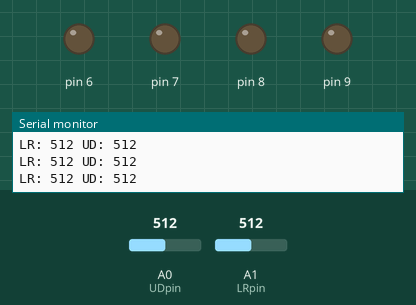
Recording of a sketch running on a simulated Arduino Uno, built with avr-gcc and run on an emulated ATmega328P. Shown: output pins drawn as LEDs (lit = HIGH), the last lines printed to the serial monitor. The inputs (shaded band) are chosen by the test bench; at power-on: A0 (UDpin) = 512, A1 (LRpin) = 512.

Above: at 1.2 s.
1.3 s: A0 (UDpin) set to 643
4.3 s: A0 (UDpin) set to 664
At 4.8 s:
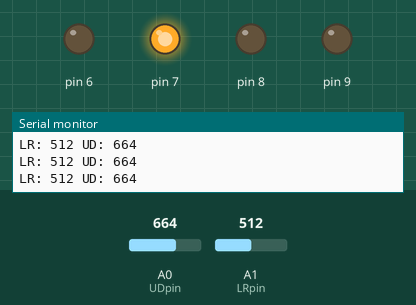
5.8 s: A1 (LRpin) set to 644
7.3 s: A1 (LRpin) set to 669
At 8.5 s:
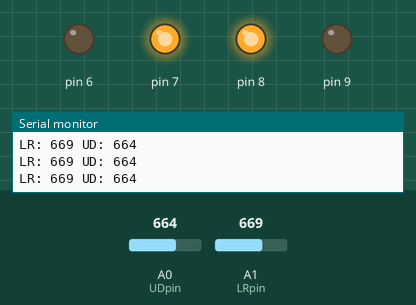
8.8 s: A1 (LRpin) set to 0
At 9.7 s:
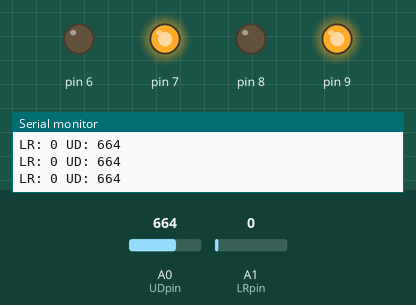
10.3 s: A0 (UDpin) set to 0
At 10.7 s:
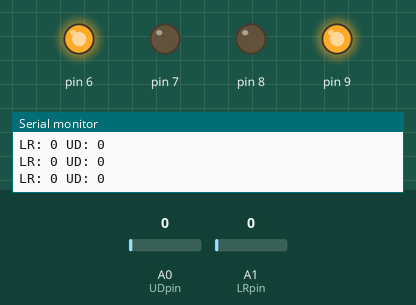
Timing chart, 0 to 12.8 s (numbered marks = the images above; inputs shaded):
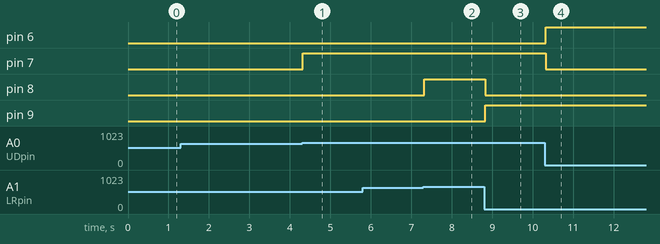

The sketch:

Joystick_LED.ino
```cpp
const int LRpin = A1;
const int UDpin = A0;

void setup() {
  // put your setup code here, to run once:
  Serial.begin(9600);
  pinMode(7, OUTPUT);
  pinMode(6, OUTPUT);
  pinMode(8, OUTPUT);
  pinMode(9, OUTPUT);
}

void loop() {
  // put your main code here, to run repeatedly:
  int UD = analogRead(UDpin);
  int LR = analogRead(LRpin);

  int yLEDSTATE = (UD > 650) ? HIGH : LOW;
  int gLEDSTATE = (UD < 350) ? HIGH : LOW;
  int rLEDSTATE = (LR > 650) ? HIGH : LOW;
  int bLEDSTATE = (LR < 350) ? HIGH : LOW;

  Serial.print("LR: ");
  Serial.print(LR);
  Serial.print(" UD: ");
  Serial.println(UD);

  digitalWrite(7, yLEDSTATE);
  digitalWrite(6, gLEDSTATE);
  digitalWrite(8, rLEDSTATE);
  digitalWrite(9, bLEDSTATE);
}
```

Measured:
- the behaviour switches between 650 and 651 on A0 (UDpin) (found by bisection; images 0 and 1)
- the behaviour switches between 650 and 651 on A1 (LRpin) (found by bisection; images 1 and 2)
- after the input at 4.3 s, pin 7: LOW → HIGH at once
- after the input at 7.3 s, pin 8: LOW → HIGH at once
- after the input at 8.8 s, pin 8: HIGH → LOW at once; pin 9: LOW → HIGH at once
- after the input at 10.3 s, pin 6: LOW → HIGH at once; pin 7: HIGH → LOW at once
